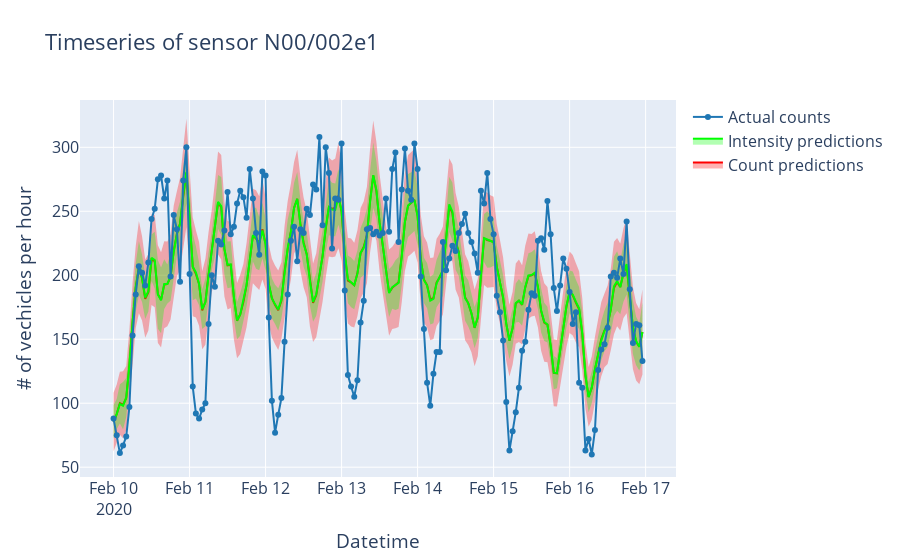

The cell this chart's notebook holds for it:
### Code cell
plotly_results(sensor_df, detector_id, model, X, num_samples=1000)

### Figure 1 — Plotly figure (JSON) as saved in the notebook; plotly's stock layout.template omitted (floating-point values rounded to 4 significant figures; data arrays with more than 128 entries replaced by an {"elided": "..."} marker saying what was removed)
{"data": [{"line": {"width": 0}, "marker": {"color": "#444"}, "mode": "lines", "name": "$Counts \\mu-2\\sigma$", "showlegend": false, "type": "scatter", "x": {"elided": "168 str values"}, "y": {"elided": "168 float values"}}, {"fill": "tonexty", "fillcolor": "rgba(255,0,0,0.3)", "line": {"color": "rgb(255, 0, 0)"}, "mode": "lines", "name": "Count predictions", "type": "scatter", "x": {"elided": "168 str values"}, "y": {"elided": "168 float values"}}, {"fill": "tonexty", "fillcolor": "rgba(255,0,0,0.3)", "line": {"width": 0}, "marker": {"color": "#444"}, "mode": "lines", "name": "$Counts \\mu+2\\sigma$", "showlegend": false, "type": "scatter", "x": {"elided": "168 str values"}, "y": {"elided": "168 float values"}}, {"line": {"width": 0}, "marker": {"color": "#444"}, "mode": "lines", "name": "$Intensity \\mu-2\\sigma$", "showlegend": false, "type": "scatter", "x": {"elided": "168 str values"}, "y": {"elided": "168 float values"}}, {"fill": "tonexty", "fillcolor": "rgba(0,255,0,0.3)", "line": {"color": "rgb(0, 255, 0)"}, "mode": "lines", "name": "Intensity predictions", "type": "scatter", "x": {"elided": "168 str values"}, "y": {"elided": "168 float values"}}, {"fill": "tonexty", "fillcolor": "rgba(0,255,0,0.3)", "line": {"width": 0}, "marker": {"color": "#444"}, "mode": "lines", "name": "Intensity $\\mu+2\\sigma$", "showlegend": false, "type": "scatter", "x": {"elided": "168 str values"}, "y": {"elided": "168 float values"}}, {"line": {"color": "#1f77b4"}, "mode": "lines+markers", "name": "Actual counts", "type": "scatter", "x": {"elided": "168 str values"}, "y": {"elided": "168 int values"}}], "layout": {"font": {"size": 16}, "title": {"text": "Timeseries of sensor N00/002e1"}, "xaxis": {"title": {"text": "Datetime"}}, "yaxis": {"title": {"text": "# of vechicles per hour"}}}}
